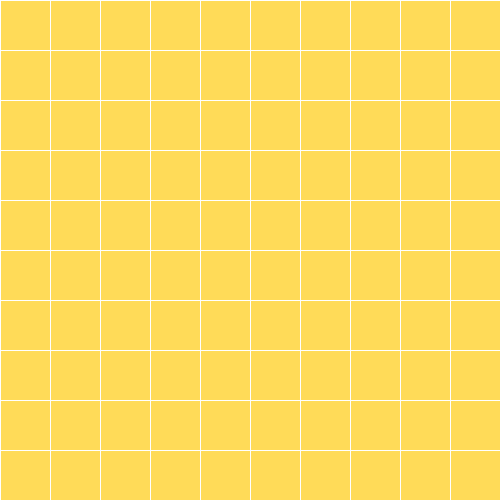
Frame 1 (no input)
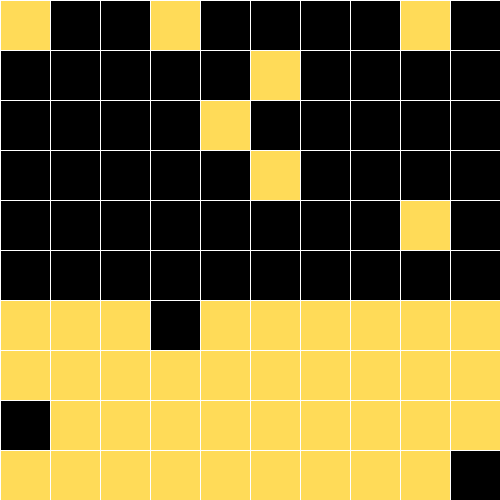
Frame 60 (the mouse pressed at the canvas centre just before this capture)
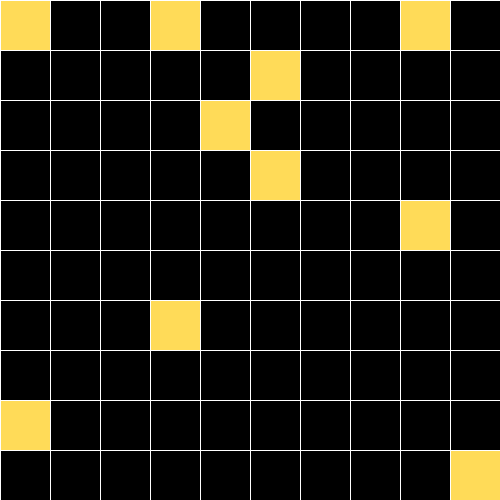
Frame 120 (the mouse held since frame 60 and released just before this capture)

The Processing sketch that drew these frames (run headless with seeded random() and noise(); from frame 60 on, the mouse is pressed at the canvas centre):

// Processing sketch: TheLightRooms
// ── TheLightRooms.pde

Room[] rooms = new Room[100];
float fillspeed = 1; //framerate control
 void setup() {
 size(500,500);
 BuildRooms();


 }
 int person = 1;
 
void draw(){
  frameRate(fillspeed);
   for (int i =0; i <rooms.length; i++){
   Room r = rooms[i];
   if((i + 1) % person ==0){
   r.LightSwitch(); //checks if dividing by the nr results in 0 and does the lightswitch code
   }
 
 }
  
  
    for(int x =0; x <100; x ++){
   
Room r = rooms[x];
r.Render();
 }
  person++;
     {
  fillspeed +=0.8; //rooms start swapping faster over time
   }
  
}
 
 

void BuildRooms() {
  for(int y =0; y < 10; y++){
  for(int x =0; x <10; x ++){
   
   int xPos = x*50;
   int yPos = y*50;
   rooms[x + (y *10)] = new Room(xPos, yPos, 50);
   }
 }
}

// ── Rooms.pde
class Room{

  
  PVector pos; // room location
  int size; // how large rooms are
  boolean lightOn = false; //whether or not room is lit
  
  Room(int x, int y, int size){
    pos = new PVector (x,y);
    this.size = size;
  }
  
  void LightSwitch(){
    
    lightOn = !lightOn; //swaps whether bool is true or false based on current state 
    
  }
  
  void Render(){
    
    if(lightOn){
      fill(255,219,88);
    }
    else{
    
    fill(0);
  }
    stroke(255);
    rect(pos.x, pos.y, size, size);
    
    
  }
}
